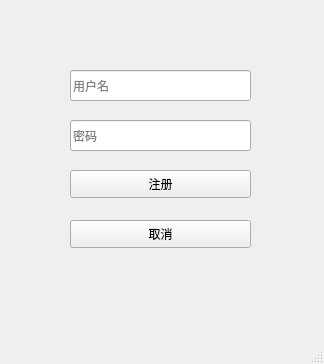
<?xml version="1.0" encoding="UTF-8"?>
<ui version="4.0">
 <class>RegisterDialog</class>
 <widget class="QMainWindow" name="RegisterDialog">
  <property name="geometry">
   <rect>
    <x>0</x>
    <y>0</y>
    <width>324</width>
    <height>364</height>
   </rect>
  </property>
  <property name="windowTitle">
   <string>MainWindow</string>
  </property>
  <widget class="QWidget" name="centralwidget">
   <widget class="QLineEdit" name="password">
    <property name="geometry">
     <rect>
      <x>70</x>
      <y>120</y>
      <width>181</width>
      <height>31</height>
     </rect>
    </property>
    <property name="echoMode">
     <enum>QLineEdit::Password</enum>
    </property>
    <property name="placeholderText">
     <string>密码</string>
    </property>
   </widget>
   <widget class="QPushButton" name="Register_btn">
    <property name="geometry">
     <rect>
      <x>70</x>
      <y>170</y>
      <width>181</width>
      <height>28</height>
     </rect>
    </property>
    <property name="text">
     <string>注册</string>
    </property>
   </widget>
   <widget class="QLineEdit" name="Username">
    <property name="geometry">
     <rect>
      <x>70</x>
      <y>70</y>
      <width>181</width>
      <height>31</height>
     </rect>
    </property>
    <property name="placeholderText">
     <string>用户名</string>
    </property>
   </widget>
   <widget class="QPushButton" name="Cancel_btn">
    <property name="geometry">
     <rect>
      <x>70</x>
      <y>220</y>
      <width>181</width>
      <height>28</height>
     </rect>
    </property>
    <property name="text">
     <string>取消</string>
    </property>
   </widget>
  </widget>
  <widget class="QMenuBar" name="menubar">
   <property name="geometry">
    <rect>
     <x>0</x>
     <y>0</y>
     <width>324</width>
     <height>26</height>
    </rect>
   </property>
  </widget>
  <widget class="QStatusBar" name="statusbar"/>
 </widget>
 <resources/>
 <connections/>
</ui>
